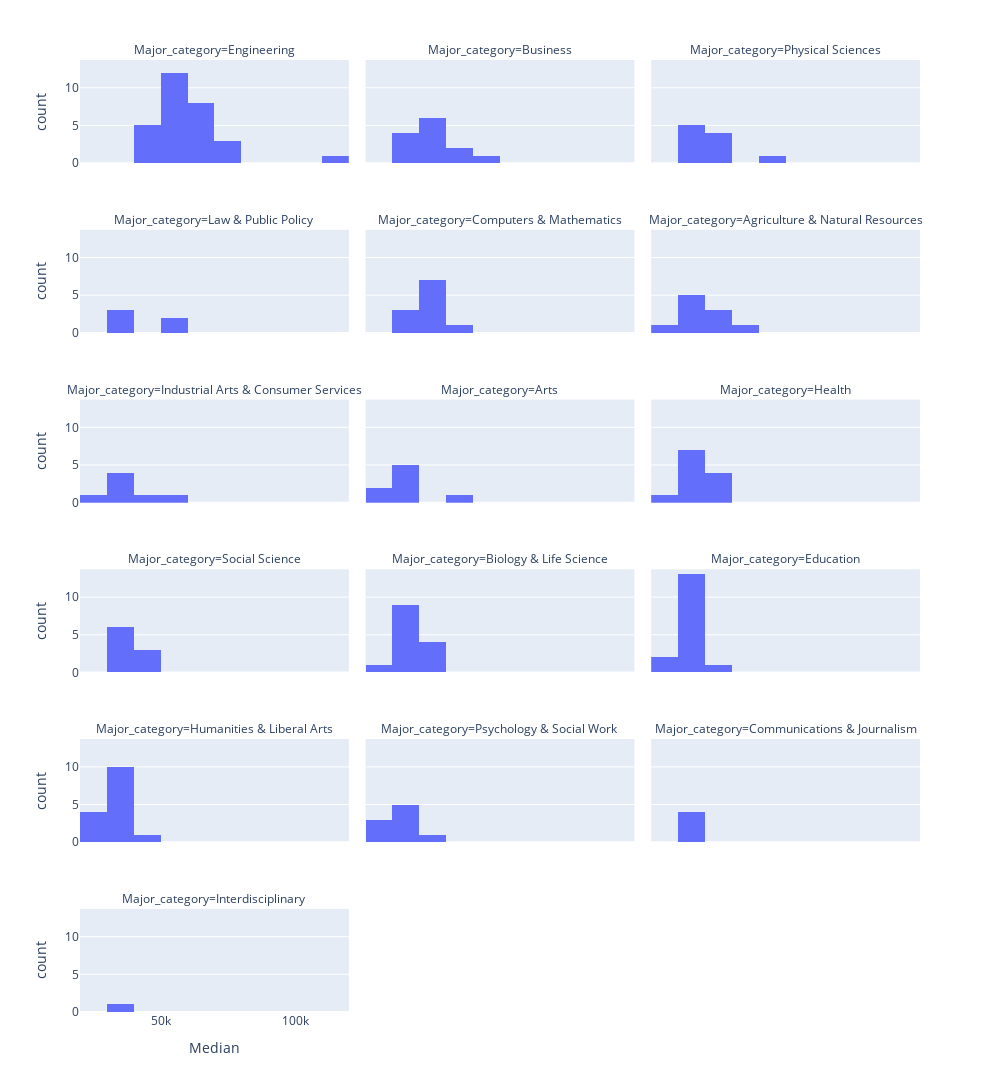

Notebook source saved alongside this figure:
### Code cell
#Make a histogram that explores median income for each
#of the major categories (facet_col). How did you choose your number of bins?

fig = px.histogram(DF_raw,
                   x='Median',
                   facet_col='Major_category',
                   facet_col_wrap=3,
                   nbins=12
                  )
fig.update_layout(
                  autosize=False,
                  width=1000,
                  height=1600)

fig.show()

### Figure 1 — Plotly figure (JSON) as saved in the notebook; plotly's stock layout.template omitted (floating-point values rounded to 4 significant figures)
{"data": [{"alignmentgroup": "True", "bingroup": "x", "hovertemplate": "Major_category=Engineering<br>Median=%{x}<br>count=%{y}<extra></extra>", "legendgroup": "", "marker": {"color": "#636efa", "pattern": {"shape": ""}}, "name": "", "nbinsx": 12, "offsetgroup": "", "orientation": "v", "showlegend": false, "type": "histogram", "x": [110000, 75000, 73000, 70000, 65000, 65000, 60000, 60000, 60000, 60000, 60000, 60000, 58000, 57100, 57000, 56000, 54000, 52000, 52000, 50000, 50000, 50000, 50000, 50000, 46000, 44000, 40000, 40000, 40000], "xaxis": "x16", "yaxis": "y16"}, {"alignmentgroup": "True", "bingroup": "x", "hovertemplate": "Major_category=Business<br>Median=%{x}<br>count=%{y}<extra></extra>", "legendgroup": "", "marker": {"color": "#636efa", "pattern": {"shape": ""}}, "name": "", "nbinsx": 12, "offsetgroup": "", "orientation": "v", "showlegend": false, "type": "histogram", "x": [62000, 51000, 50000, 47000, 46000, 45000, 40000, 40000, 40000, 38000, 38000, 36000, 33000], "xaxis": "x17", "yaxis": "y17"}, {"alignmentgroup": "True", "bingroup": "x", "hovertemplate": "Major_category=Physical Sciences<br>Median=%{x}<br>count=%{y}<extra></extra>", "legendgroup": "", "marker": {"color": "#636efa", "pattern": {"shape": ""}}, "name": "", "nbinsx": 12, "offsetgroup": "", "orientation": "v", "showlegend": false, "type": "histogram", "x": [62000, 46000, 45000, 44700, 40000, 39000, 36200, 36000, 35000, 35000], "xaxis": "x18", "yaxis": "y18"}, {"alignmentgroup": "True", "bingroup": "x", "hovertemplate": "Major_category=Law & Public Policy<br>Median=%{x}<br>count=%{y}<extra></extra>", "legendgroup": "", "marker": {"color": "#636efa", "pattern": {"shape": ""}}, "name": "", "nbinsx": 12, "offsetgroup": "", "orientation": "v", "showlegend": false, "type": "histogram", "x": [54000, 50000, 36000, 36000, 35000], "xaxis": "x13", "yaxis": "y13"}, {"alignmentgroup": "True", "bingroup": "x", "hovertemplate": "Major_category=Computers & Mathematics<br>Median=%{x}<br>count=%{y}<extra></extra>", "legendgroup": "", "marker": {"color": "#636efa", "pattern": {"shape": ""}}, "name": "", "nbinsx": 12, "offsetgroup": "", "orientation": "v", "showlegend": false, "type": "histogram", "x": [53000, 45000, 45000, 45000, 45000, 45000, 42000, 41300, 37500, 36400, 35000], "xaxis": "x14", "yaxis": "y14"}, {"alignmentgroup": "True", "bingroup": "x", "hovertemplate": "Major_category=Agriculture & Natural Resources<br>Median=%{x}<br>count=%{y}<extra></extra>", "legendgroup": "", "marker": {"color": "#636efa", "pattern": {"shape": ""}}, "name": "", "nbinsx": 12, "offsetgroup": "", "orientation": "v", "showlegend": false, "type": "histogram", "x": [53000, 40000, 40000, 40000, 35000, 35000, 35000, 32000, 30000, 29000], "xaxis": "x15", "yaxis": "y15"}, {"alignmentgroup": "True", "bingroup": "x", "hovertemplate": "Major_category=Industrial Arts & Consumer Services<br>Median=%{x}<br>count=%{y}<extra></extra>", "legendgroup": "", "marker": {"color": "#636efa", "pattern": {"shape": ""}}, "name": "", "nbinsx": 12, "offsetgroup": "", "orientation": "v", "showlegend": false, "type": "histogram", "x": [50000, 40000, 38400, 35000, 32000, 30000, 29000], "xaxis": "x10", "yaxis": "y10"}, {"alignmentgroup": "True", "bingroup": "x", "hovertemplate": "Major_category=Arts<br>Median=%{x}<br>count=%{y}<extra></extra>", "legendgroup": "", "marker": {"color": "#636efa", "pattern": {"shape": ""}}, "name": "", "nbinsx": 12, "offsetgroup": "", "orientation": "v", "showlegend": false, "type": "histogram", "x": [50000, 35000, 32000, 31000, 30500, 30000, 29000, 27000], "xaxis": "x11", "yaxis": "y11"}, {"alignmentgroup": "True", "bingroup": "x", "hovertemplate": "Major_category=Health<br>Median=%{x}<br>count=%{y}<extra></extra>", "legendgroup": "", "marker": {"color": "#636efa", "pattern": {"shape": ""}}, "name": "", "nbinsx": 12, "offsetgroup": "", "orientation": "v", "showlegend": false, "type": "histogram", "x": [48000, 45000, 42000, 40000, 36000, 35000, 35000, 34000, 33500, 33000, 32400, 28000], "xaxis": "x12", "yaxis": "y12"}, {"alignmentgroup": "True", "bingroup": "x", "hovertemplate": "Major_category=Social Science<br>Median=%{x}<br>count=%{y}<extra></extra>", "legendgroup": "", "marker": {"color": "#636efa", "pattern": {"shape": ""}}, "name": "", "nbinsx": 12, "offsetgroup": "", "orientation": "v", "showlegend": false, "type": "histogram", "x": [47000, 40100, 40000, 38000, 38000, 35000, 33000, 33000, 32000], "xaxis": "x7", "yaxis": "y7"}, {"alignmentgroup": "True", "bingroup": "x", "hovertemplate": "Major_category=Biology & Life Science<br>Median=%{x}<br>count=%{y}<extra></extra>", "legendgroup": "", "marker": {"color": "#636efa", "pattern": {"shape": ""}}, "name": "", "nbinsx": 12, "offsetgroup": "", "orientation": "v", "showlegend": false, "type": "histogram", "x": [45000, 41000, 40000, 40000, 38000, 37400, 37000, 35600, 35000, 35000, 33500, 33400, 33000, 26000], "xaxis": "x8", "yaxis": "y8"}, {"alignmentgroup": "True", "bingroup": "x", "hovertemplate": "Major_category=Education<br>Median=%{x}<br>count=%{y}<extra></extra>", "legendgroup": "", "marker": {"color": "#636efa", "pattern": {"shape": ""}}, "name": "", "nbinsx": 12, "offsetgroup": "", "orientation": "v", "showlegend": false, "type": "histogram", "x": [41000, 35000, 34000, 34000, 34000, 34000, 33000, 33000, 32500, 32100, 32000, 32000, 31000, 30000, 28000, 22000], "xaxis": "x9", "yaxis": "y9"}, {"alignmentgroup": "True", "bingroup": "x", "hovertemplate": "Major_category=Humanities & Liberal Arts<br>Median=%{x}<br>count=%{y}<extra></extra>", "legendgroup": "", "marker": {"color": "#636efa", "pattern": {"shape": ""}}, "name": "", "nbinsx": 12, "offsetgroup": "", "orientation": "v", "showlegend": false, "type": "histogram", "x": [40000, 35000, 34000, 34000, 34000, 33000, 32200, 32000, 32000, 31000, 30000, 29000, 28000, 27500, 27000], "xaxis": "x4", "yaxis": "y4"}, {"alignmentgroup": "True", "bingroup": "x", "hovertemplate": "Major_category=Psychology & Social Work<br>Median=%{x}<br>count=%{y}<extra></extra>", "legendgroup": "", "marker": {"color": "#636efa", "pattern": {"shape": ""}}, "name": "", "nbinsx": 12, "offsetgroup": "", "orientation": "v", "showlegend": false, "type": "histogram", "x": [40000, 36000, 31500, 30000, 30000, 30000, 25000, 25000, 23400], "xaxis": "x5", "yaxis": "y5"}, {"alignmentgroup": "True", "bingroup": "x", "hovertemplate": "Major_category=Communications & Journalism<br>Median=%{x}<br>count=%{y}<extra></extra>", "legendgroup": "", "marker": {"color": "#636efa", "pattern": {"shape": ""}}, "name": "", "nbinsx": 12, "offsetgroup": "", "orientation": "v", "showlegend": false, "type": "histogram", "x": [35000, 35000, 35000, 33000], "xaxis": "x6", "yaxis": "y6"}, {"alignmentgroup": "True", "bingroup": "x", "hovertemplate": "Major_category=Interdisciplinary<br>Median=%{x}<br>count=%{y}<extra></extra>", "legendgroup": "", "marker": {"color": "#636efa", "pattern": {"shape": ""}}, "name": "", "nbinsx": 12, "offsetgroup": "", "orientation": "v", "showlegend": false, "type": "histogram", "x": [35000], "xaxis": "x", "yaxis": "y"}], "layout": {"annotations": [{"font": {}, "showarrow": false, "text": "Major_category=Interdisciplinary", "x": 0.16, "xanchor": "center", "xref": "paper", "y": 0.1083, "yanchor": "bottom", "yref": "paper"}, {"font": {}, "showarrow": false, "text": "Major_category=Humanities & Liberal Arts", "x": 0.16, "xanchor": "center", "xref": "paper", "y": 0.2867, "yanchor": "bottom", "yref": "paper"}, {"font": {}, "showarrow": false, "text": "Major_category=Psychology & Social Work", "x": 0.5, "xanchor": "center", "xref": "paper", "y": 0.2867, "yanchor": "bottom", "yref": "paper"}, {"font": {}, "showarrow": false, "text": "Major_category=Communications & Journalism", "x": 0.84, "xanchor": "center", "xref": "paper", "y": 0.2867, "yanchor": "bottom", "yref": "paper"}, {"font": {}, "showarrow": false, "text": "Major_category=Social Science", "x": 0.16, "xanchor": "center", "xref": "paper", "y": 0.465, "yanchor": "bottom", "yref": "paper"}, {"font": {}, "showarrow": false, "text": "Major_category=Biology & Life Science", "x": 0.5, "xanchor": "center", "xref": "paper", "y": 0.465, "yanchor": "bottom", "yref": "paper"}, {"font": {}, "showarrow": false, "text": "Major_category=Education", "x": 0.84, "xanchor": "center", "xref": "paper", "y": 0.465, "yanchor": "bottom", "yref": "paper"}, {"font": {}, "showarrow": false, "text": "Major_category=Industrial Arts & Consumer Services", "x": 0.16, "xanchor": "center", "xref": "paper", "y": 0.6433, "yanchor": "bottom", "yref": "paper"}, {"font": {}, "showarrow": false, "text": "Major_category=Arts", "x": 0.5, "xanchor": "center", "xref": "paper", "y": 0.6433, "yanchor": "bottom", "yref": "paper"}, {"font": {}, "showarrow": false, "text": "Major_category=Health", "x": 0.84, "xanchor": "center", "xref": "paper", "y": 0.6433, "yanchor": "bottom", "yref": "paper"}, {"font": {}, "showarrow": false, "text": "Major_category=Law & Public Policy", "x": 0.16, "xanchor": "center", "xref": "paper", "y": 0.8217, "yanchor": "bottom", "yref": "paper"}, {"font": {}, "showarrow": false, "text": "Major_category=Computers & Mathematics", "x": 0.5, "xanchor": "center", "xref": "paper", "y": 0.8217, "yanchor": "bottom", "yref": "paper"}, {"font": {}, "showarrow": false, "text": "Major_category=Agriculture & Natural Resources", "x": 0.84, "xanchor": "center", "xref": "paper", "y": 0.8217, "yanchor": "bottom", "yref": "paper"}, {"font": {}, "showarrow": false, "text": "Major_category=Engineering", "x": 0.16, "xanchor": "center", "xref": "paper", "y": 1.0, "yanchor": "bottom", "yref": "paper"}, {"font": {}, "showarrow": false, "text": "Major_category=Business", "x": 0.5, "xanchor": "center", "xref": "paper", "y": 1.0, "yanchor": "bottom", "yref": "paper"}, {"font": {}, "showarrow": false, "text": "Major_category=Physical Sciences", "x": 0.84, "xanchor": "center", "xref": "paper", "y": 1.0, "yanchor": "bottom", "yref": "paper"}], "autosize": false, "barmode": "relative", "height": 1600, "legend": {"tracegroupgap": 0}, "margin": {"t": 60}, "width": 1000, "xaxis": {"anchor": "y", "autorange": true, "domain": [0, 0.32], "range": [20000.0, 120000.0], "title": {"text": "Median"}, "type": "linear"}, "xaxis10": {"anchor": "y10", "autorange": true, "domain": [0, 0.32], "matches": "x", "range": [20000.0, 120000.0], "showticklabels": false, "type": "linear"}, "xaxis11": {"anchor": "y11", "autorange": true, "domain": [0.34, 0.66], "matches": "x", "range": [20000.0, 120000.0], "showticklabels": false, "type": "linear"}, "xaxis12": {"anchor": "y12", "autorange": true, "domain": [0.68, 1.0], "matches": "x", "range": [20000.0, 120000.0], "showticklabels": false, "type": "linear"}, "xaxis13": {"anchor": "y13", "autorange": true, "domain": [0, 0.32], "matches": "x", "range": [20000.0, 120000.0], "showticklabels": false, "type": "linear"}, "xaxis14": {"anchor": "y14", "autorange": true, "domain": [0.34, 0.66], "matches": "x", "range": [20000.0, 120000.0], "showticklabels": false, "type": "linear"}, "xaxis15": {"anchor": "y15", "autorange": true, "domain": [0.68, 1.0], "matches": "x", "range": [20000.0, 120000.0], "showticklabels": false, "type": "linear"}, "xaxis16": {"anchor": "y16", "autorange": true, "domain": [0, 0.32], "matches": "x", "range": [20000.0, 120000.0], "showticklabels": false, "type": "linear"}, "xaxis17": {"anchor": "y17", "autorange": true, "domain": [0.34, 0.66], "matches": "x", "range": [20000.0, 120000.0], "showticklabels": false, "type": "linear"}, "xaxis18": {"anchor": "y18", "autorange": true, "domain": [0.68, 1.0], "matches": "x", "range": [20000.0, 120000.0], "showticklabels": false, "type": "linear"}, "xaxis2": {"anchor": "y2", "domain": [0.34, 0.66], "matches": "x", "title": {"text": "Median"}}, "xaxis3": {"anchor": "y3", "domain": [0.68, 1.0], "matches": "x", "title": {"text": "Median"}}, "xaxis4": {"anchor": "y4", "autorange": true, "domain": [0, 0.32], "matches": "x", "range": [20000.0, 120000.0], "showticklabels": false, "type": "linear"}, "xaxis5": {"anchor": "y5", "autorange": true, "domain": [0.34, 0.66], "matches": "x", "range": [20000.0, 120000.0], "showticklabels": false, "type": "linear"}, "xaxis6": {"anchor": "y6", "autorange": true, "domain": [0.68, 1.0], "matches": "x", "range": [20000.0, 120000.0], "showticklabels": false, "type": "linear"}, "xaxis7": {"anchor": "y7", "autorange": true, "domain": [0, 0.32], "matches": "x", "range": [20000.0, 120000.0], "showticklabels": false, "type": "linear"}, "xaxis8": {"anchor": "y8", "autorange": true, "domain": [0.34, 0.66], "matches": "x", "range": [20000.0, 120000.0], "showticklabels": false, "type": "linear"}, "xaxis9": {"anchor": "y9", "autorange": true, "domain": [0.68, 1.0], "matches": "x", "range": [20000.0, 120000.0], "showticklabels": false, "type": "linear"}, "yaxis": {"anchor": "x", "autorange": true, "domain": [0, 0.1083], "range": [0, 13.68], "title": {"text": "count"}}, "yaxis10": {"anchor": "x10", "autorange": true, "domain": [0.535, 0.6433], "matches": "y", "range": [0, 13.68], "title": {"text": "count"}}, "yaxis11": {"anchor": "x11", "autorange": true, "domain": [0.535, 0.6433], "matches": "y", "range": [0, 13.68], "showticklabels": false}, "yaxis12": {"anchor": "x12", "autorange": true, "domain": [0.535, 0.6433], "matches": "y", "range": [0, 13.68], "showticklabels": false}, "yaxis13": {"anchor": "x13", "autorange": true, "domain": [0.7133, 0.8217], "matches": "y", "range": [0, 13.68], "title": {"text": "count"}}, "yaxis14": {"anchor": "x14", "autorange": true, "domain": [0.7133, 0.8217], "matches": "y", "range": [0, 13.68], "showticklabels": false}, "yaxis15": {"anchor": "x15", "autorange": true, "domain": [0.7133, 0.8217], "matches": "y", "range": [0, 13.68], "showticklabels": false}, "yaxis16": {"anchor": "x16", "autorange": true, "domain": [0.8917, 1.0], "matches": "y", "range": [0, 13.68], "title": {"text": "count"}}, "yaxis17": {"anchor": "x17", "autorange": true, "domain": [0.8917, 1.0], "matches": "y", "range": [0, 13.68], "showticklabels": false}, "yaxis18": {"anchor": "x18", "autorange": true, "domain": [0.8917, 1.0], "matches": "y", "range": [0, 13.68], "showticklabels": false}, "yaxis2": {"anchor": "x2", "domain": [0, 0.1083], "matches": "y", "showticklabels": false}, "yaxis3": {"anchor": "x3", "domain": [0, 0.1083], "matches": "y", "showticklabels": false}, "yaxis4": {"anchor": "x4", "autorange": true, "domain": [0.1783, 0.2867], "matches": "y", "range": [0, 13.68], "title": {"text": "count"}}, "yaxis5": {"anchor": "x5", "autorange": true, "domain": [0.1783, 0.2867], "matches": "y", "range": [0, 13.68], "showticklabels": false}, "yaxis6": {"anchor": "x6", "autorange": true, "domain": [0.1783, 0.2867], "matches": "y", "range": [0, 13.68], "showticklabels": false}, "yaxis7": {"anchor": "x7", "autorange": true, "domain": [0.3567, 0.465], "matches": "y", "range": [0, 13.68], "title": {"text": "count"}}, "yaxis8": {"anchor": "x8", "autorange": true, "domain": [0.3567, 0.465], "matches": "y", "range": [0, 13.68], "showticklabels": false}, "yaxis9": {"anchor": "x9", "autorange": true, "domain": [0.3567, 0.465], "matches": "y", "range": [0, 13.68], "showticklabels": false}}}
